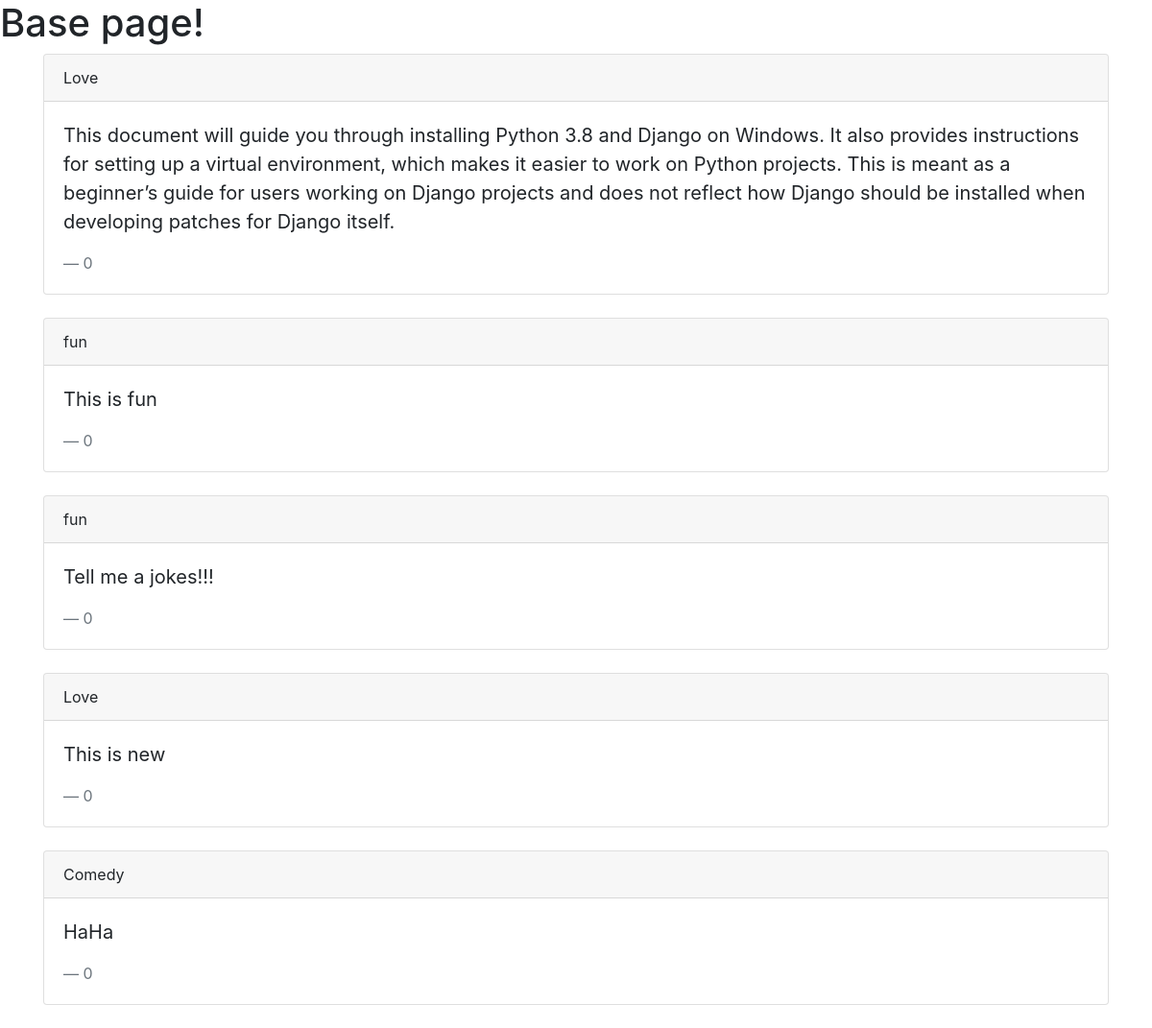
The page / on the database its author committed.
### blog/models.py (models this page shows, shortened)
class Post(models.Model):
    title = models.CharField(max_length=100)
    quote = models.TextField()
    author=models.CharField(max_length=100)

### blog/views.py (the view)
# urls.py: path('', views.home, name='home')
def home(request):
   blogs = Post.objects.all()
   return render(request, 'home.html',{'blogs':blogs})

### templates/home.html
{% extends 'base.html' %}{% block title %}Blog{% endblock %}{% block content %}
<div class="container">
    {% for blog in blogs %}
    <div class="card">
        <div class=" card-header ">
            {{blog.title}}
        </div>
        <div class="card-body ">
            <blockquote class="blockquote mb-0 ">
                <p>{{blog.quote}}</p>
                <footer class="blockquote-footer ">{{blog.author}}</footer>
            </blockquote>
        </div>
    </div>
    <br> {% endfor %}
</div>
{% endblock %}

### templates/base.html (shortened to what this page needs)
<!DOCTYPE html>
<html lang="en">
<head>
    <link rel="stylesheet" href="https://stackpath.bootstrapcdn.com/bootstrap/4.5.2/css/bootstrap.min.css">
</head>
<body>
    <h1>Base page!</h1>
    {% block content %} {% endblock %}
</body>
</html>

### rows shown on the page
Post: title "Love", quote "This document will guide you through installing Python 3.8 and Django on Windows. It also provides instructions for setting up a virtual environment, which makes it easier to work on Python projects. This is meant as a beginner’s guide for users working on Django projects and does not reflect how Django should be installed when developing patches for Django itself.", author "0"
Post: title "fun", quote "This is fun", author "0"
Post: title "fun", quote "Tell me a jokes!!!", author "0"
Post: title "Love", quote "This is new", author "0"
Post: title "Comedy", quote "HaHa", author "0"
